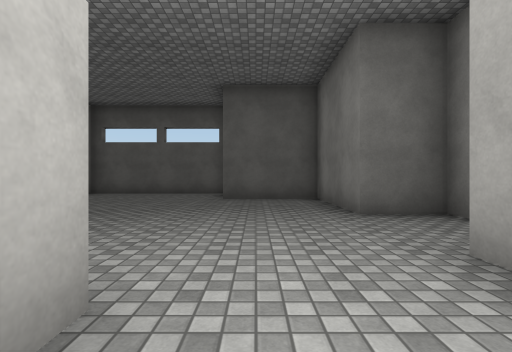
view 1 (above)

13 first-person views from a walk through a 3-D level made in the Unity game engine. The camera is 1.2 m above the floor, looks level and sees 85° across. The floor is counted in squares, 2 m on a side. Each view is taken from the middle of a square. On the plan, view 1 faces up. The plan holds only what a view shows up to about 9 squares ahead; the rest is blank. The place goes on beyond the plan. Surface patterns are stand-ins for the level's own textures.

view 2
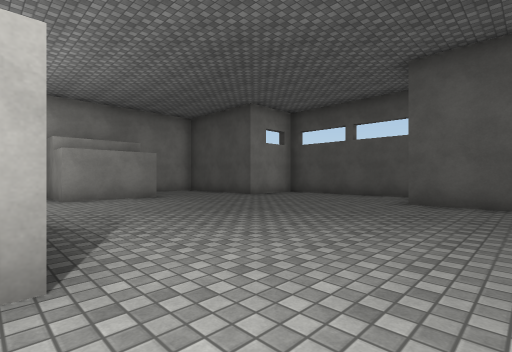

view 3
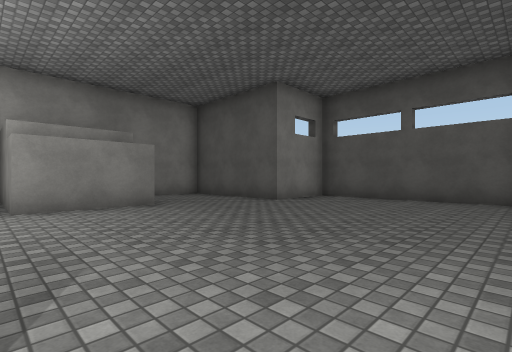

view 4
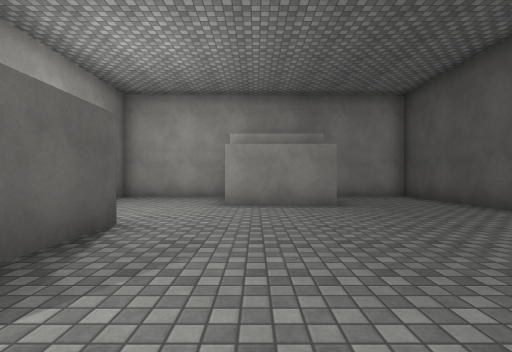

view 5
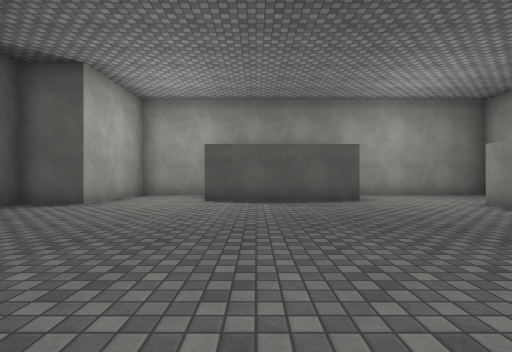

view 6
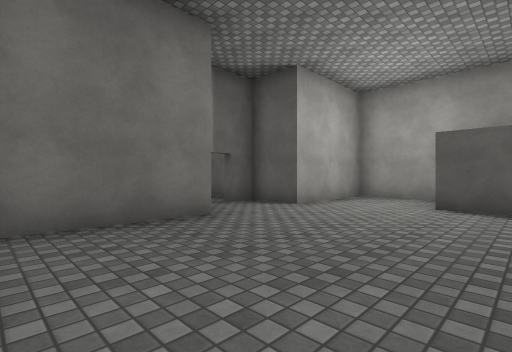

view 7
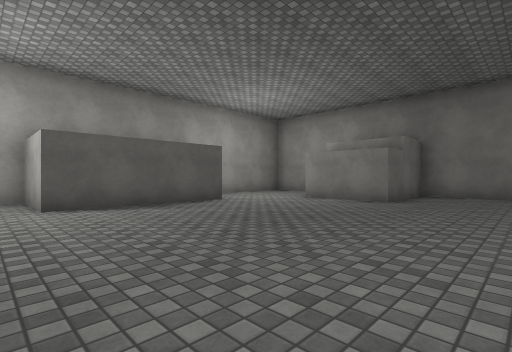

view 8
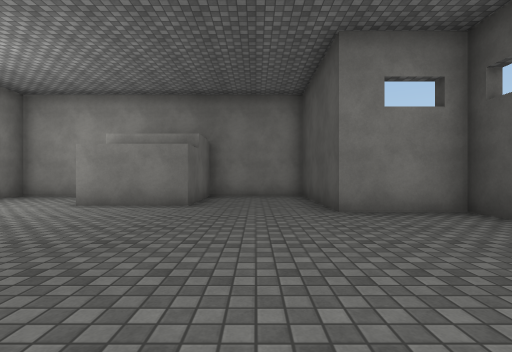

view 9
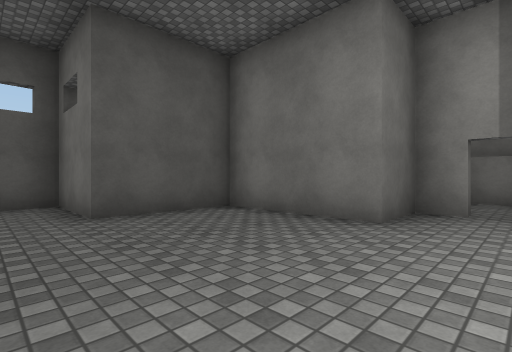

view 10
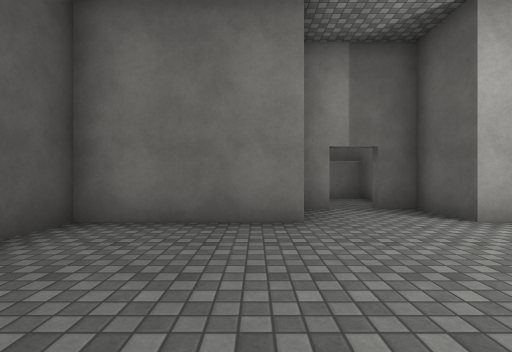

view 11
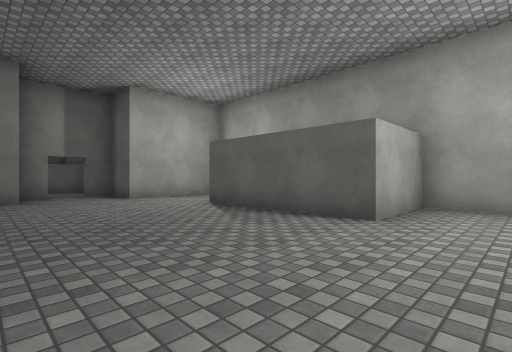

view 12
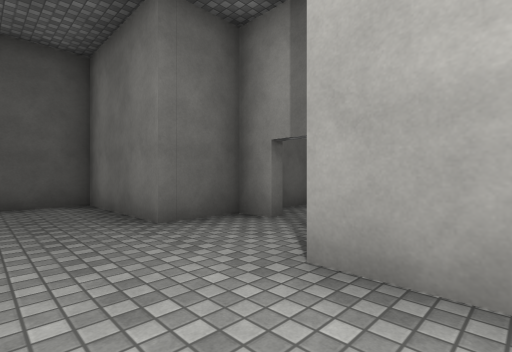

view 13
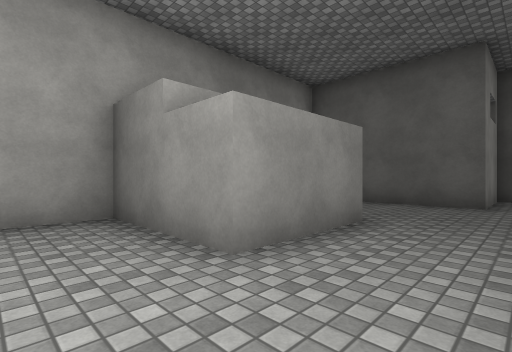

### Floor plan
Points are (right, up) in squares from view 1. A wall is a line through its corners. A room is listed if a view was taken in it or the views show most of it. See-through windows are left out.
Room 1 (views 1, 2, 3, 4, 5, 6, 7, 8, 9, 10, 11, 12, 13)
walls: (3, 3.6) (3, 4.4) (1.6, 4.4) (1.6, 7.4) (-0.9, 7.4) (-0.9, 9.5) (-5.6, 9.5) (-5.6, 7.4) (-9.2, 7.4) (-9.2, 4.6) (-6.6, 4.6) (-6.6, 2.4) (-9.2, 2.4) (-9.2, -0.9) (-4.5, -0.9) (-4.5, 1.3) (-0.7, 1.3) (-0.7, -0.9) (1.6, -0.9) (1.6, 2.1) (3, 2.1) (3, 2.9)
ways out: opening at (3, 3) to room 2
Room 2 (no view inside)
walls: (4.9, 4.4) (4, 4.4); (4, 2.1) (5.5, 2.1) (5.5, 4)
ways out: opening at (3, 3) to room 1

Where each view was taken, in squares from view 1:
view 1: 0 up, 0 right, facing up
view 2: 1 up, 1 right, facing up-left
view 3: 2 up, 1 left, facing up-left
view 4: 3 up, 1 left, facing left
view 5: 8 up, 2 left, facing down
view 6: 7 up, 2 left, facing down-right
view 7: 7 up, 0 right, facing down-left
view 8: 6 up, 1 left, facing left
view 9: 3 up, 2 left, facing up-right
view 10: 5 up, 2 left, facing right
view 11: 5 up, 6 left, facing down-right
view 12: 1 up, 0 right, facing up-right
view 13: 1 up, 5 left, facing up-left
